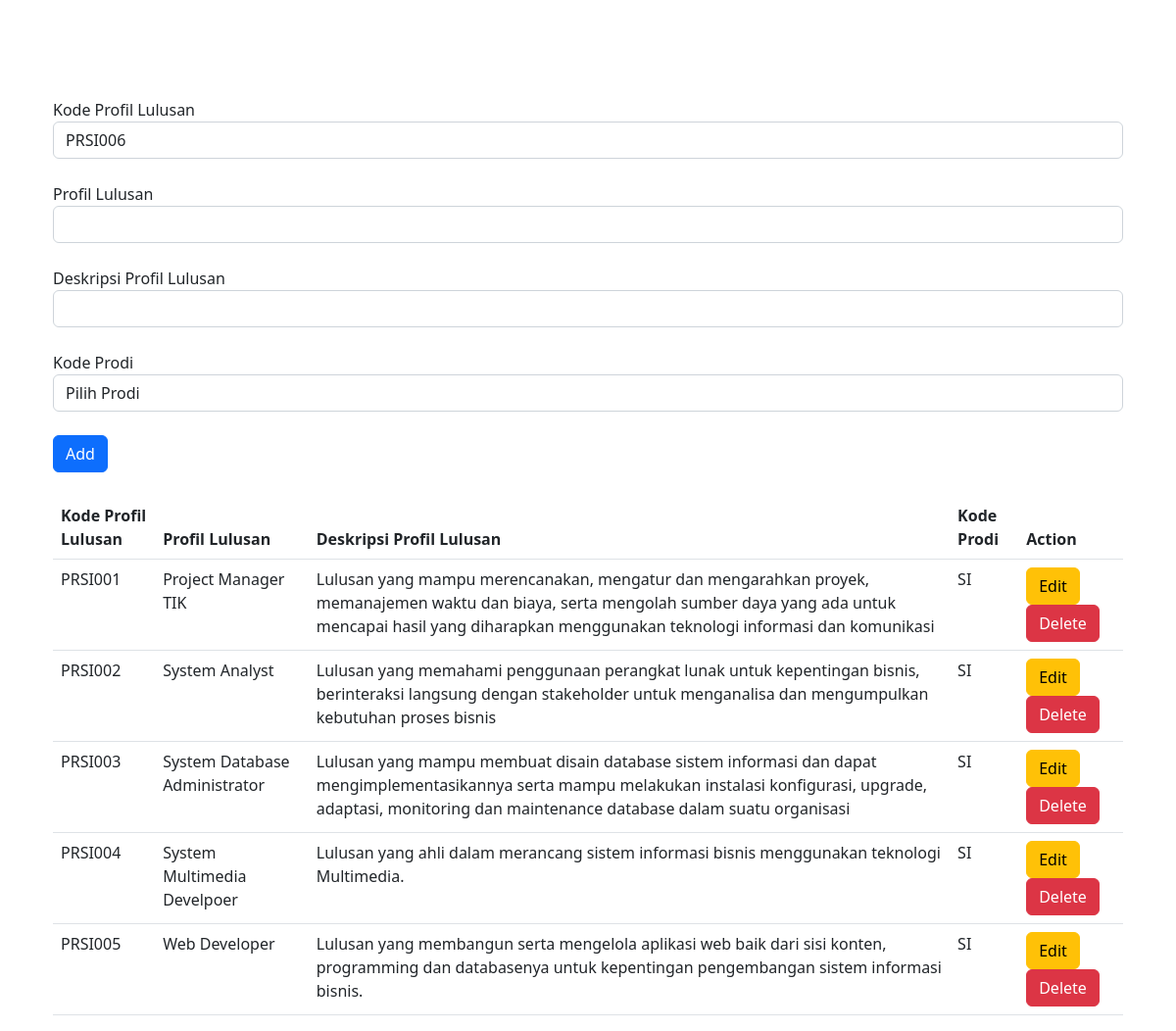
The app's page /prolus/prolus.php with its own data.
### tables this page shows
CREATE TABLE `prolus` (
  `kd_prolus` varchar(9) NOT NULL,
  `profil_lulusan` varchar(50) NOT NULL,
  `deskripsi_prolus` varchar(250) NOT NULL,
  `kd_prodi` varchar(8) NOT NULL
);

### prolus/prolus.php (the view, shortened to what this page needs)
<?php
include '../koneksi.php';
$queryCount = "SELECT COUNT(*) AS count FROM prolus";
$sqlCount = mysqli_query($conn, $queryCount);
$count = mysqli_fetch_assoc($sqlCount)['count'];
do {
    $num_kode_prolus = str_pad(++$count, 3, "0", STR_PAD_LEFT);
    $kode_kode_prolus = "PRSI" . $num_kode_prolus;
    $queryCheck = "SELECT * FROM prolus WHERE kd_prolus = '$kode_kode_prolus'";
    $sqlCheck = mysqli_query($conn, $queryCheck);
} while (mysqli_num_rows($sqlCheck) != 0);
?>
<!DOCTYPE html>
<html lang="en">
<head>
    <link href="https://cdn.jsdelivr.net/npm/bootstrap@5.2.3/dist/css/bootstrap.min.css" rel="stylesheet">
</head>
<body class="container">
    <div class="container">
        <form action="./prolussave.php" method="GET" name="form_prolus">
            <label>Kode Profil Lulusan</label>
            <input type="text" name="kd_prolus" id="kd_prolus" value="<?= $kode_kode_prolus; ?>" readonly class="form-control">
            <br>
            <label>Profil Lulusan</label>
            <input type="text" name="profil_lulusan" id="profil_lulusan" class="form-control">
            <br>
            <label>Deskripsi Profil Lulusan</label>
            <input type="text" name="deskripsi_prolus" id="deskripsi_prolus" class="form-control">
            <br>
            <label>Kode Prodi</label>
            <select name="kd_prodi" id="kd_prodi" class="form-control">
                <option value="" selected disabled>Pilih Prodi</option>
            </select>
            <br>
            <input type="submit" name="button" value="Add" id="button" class="btn btn-primary">
        </form>
        <br>
        <table class="table">
            <thead>
                <tr>
                    <th>Kode Profil Lulusan</th>
                    <th>Profil Lulusan</th>
                    <th>Deskripsi Profil Lulusan</th>
                    <th>Kode Prodi</th>
                    <th>Action</th>
                </tr>
            </thead>
            <tbody>
                <?php
                $sqlProlus = "SELECT * FROM prolus";
                $queryProlus = mysqli_query($conn, $sqlProlus) or die($sqlProlus);
                while ($data = mysqli_fetch_array($queryProlus)) {
                    $kode_prolus = $data['kd_prolus'];
                    $prolus = $data['profil_lulusan'];
                    $deskripsi_prolus = $data['deskripsi_prolus'];
                    $kode_prodi = $data['kd_prodi'];
                ?>
                    <tr>
                        <td><?php echo $kode_prolus; ?></td>
                        <td><?php echo $prolus; ?></td>
                        <td><?php echo $deskripsi_prolus; ?></td>
                        <td><?php echo $kode_prodi; ?></td>
                        <td>
                            <button type="button" class="btn btn-warning" onclick="editProlus('<?= $kode_prolus; ?>', '<?= $prolus; ?>', '<?= $deskripsi_prolus; ?>', '<?= $kode_prodi; ?>')">Edit</button>
                            <button type="button" class="btn btn-danger" onclick="deleteProlus('<?= $kode_prolus; ?>')">Delete</button>
                        </td>
                    </tr>
                <?php
                }
                ?>
            </tbody>
        </table>
    </div>
</body>
</html>

### prolus/prolus.php (style rules this page uses)
.container { margin-top: 100px; }

### records on screen
prolus: kd_prolus "PRSI001", profil_lulusan "Project Manager TIK", deskripsi_prolus "Lulusan yang mampu merencanakan, mengatur dan mengarahkan proyek, memanajemen waktu dan biaya, serta mengolah sumber daya yang ada untuk mencapai hasil yang diharapkan menggunakan teknologi informasi dan komunikasi", kd_prodi "SI"
prolus: kd_prolus "PRSI002", profil_lulusan "System Analyst", deskripsi_prolus "Lulusan yang memahami penggunaan perangkat lunak untuk kepentingan bisnis, berinteraksi langsung dengan stakeholder untuk menganalisa dan mengumpulkan kebutuhan proses bisnis", kd_prodi "SI"
prolus: kd_prolus "PRSI003", profil_lulusan "System Database Administrator", deskripsi_prolus "Lulusan yang mampu membuat disain database sistem informasi dan dapat mengimplementasikannya serta mampu melakukan instalasi konfigurasi, upgrade, adaptasi, monitoring dan maintenance database dalam suatu organisasi", kd_prodi "SI"
prolus: kd_prolus "PRSI004", profil_lulusan "System Multimedia Develpoer", deskripsi_prolus "Lulusan yang ahli dalam merancang sistem informasi bisnis menggunakan teknologi Multimedia.", kd_prodi "SI"
prolus: kd_prolus "PRSI005", profil_lulusan "Web Developer", deskripsi_prolus "Lulusan yang membangun serta mengelola aplikasi web baik dari sisi konten, programming dan databasenya untuk kepentingan pengembangan sistem informasi bisnis.", kd_prodi "SI"
